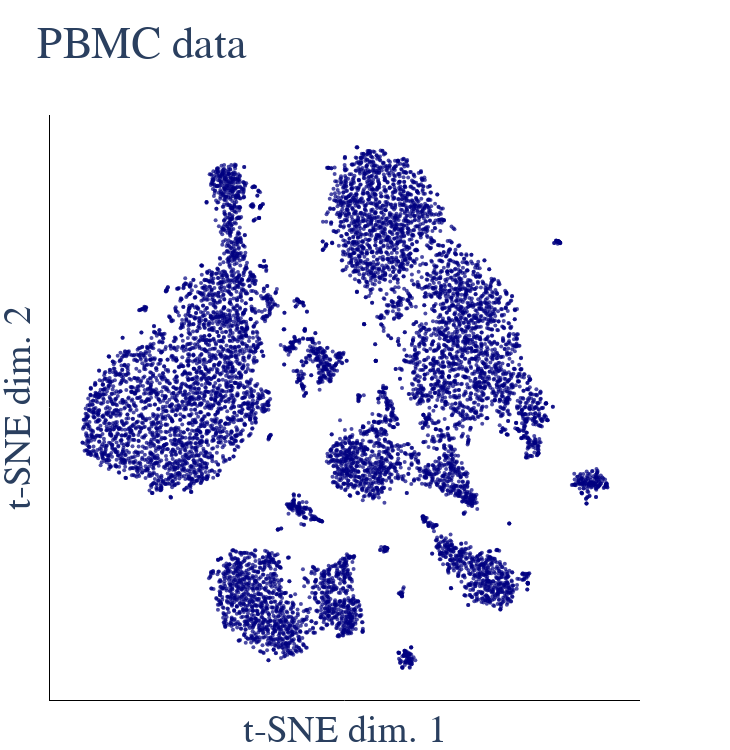

The code cell stored with this chart in its notebook:
### Markdown cell above
## Performing t-SNE on PBMC data

t-SNE can be performed using the `visualize.tsne_plot()` function. This returns both the figure and a pandas `DataFrame` containing the t-SNE scores / coordinates. As you can see from the results, the t-SNE took approx. 24 seconds for this dataset containing 10,681 cells.

### Code cell
import gc

from monet import ExpMatrix
from monet import visualize

expression_file = 'data/v3_human_pbmc_10k_expression.npz'

matrix = ExpMatrix.load_npz(expression_file)

fig, tsne_scores = visualize.tsne_plot(matrix, title='PBMC data')
# by default, tsne_plot() performs PCA with 30 principal components
# this can be changed, e.g. to 50, using tsne_plot(..., num_components=50)

fig.show()

# free up memory
del matrix; gc.collect()

### Figure 1 — Plotly figure (JSON) as saved in the notebook; plotly's stock layout.template omitted (floating-point values rounded to 4 significant figures; data arrays with more than 128 entries replaced by an {"elided": "..."} marker saying what was removed)
{"data": [{"marker": {"color": "navy", "colorbar": {"len": 0.4, "outlinecolor": "black", "outlinewidth": 1, "separatethousands": true, "ticklen": 5, "ticks": "outside", "title": {"side": "right"}}, "colorscale": [[0, "rgb(103,0,31)"], [0.1, "rgb(178,24,43)"], [0.2, "rgb(214,96,77)"], [0.3, "rgb(244,165,130)"], [0.4, "rgb(253,219,199)"], [0.5, "rgb(247,247,247)"], [0.6, "rgb(209,229,240)"], [0.7, "rgb(146,197,222)"], [0.8, "rgb(67,147,195)"], [0.9, "rgb(33,102,172)"], [1, "rgb(5,48,97)"]], "opacity": 0.7, "reversescale": false, "showscale": false, "size": 4}, "mode": "markers", "name": "Cells", "type": "scatter", "x": {"elided": "10681 float values"}, "y": {"elided": "10681 float values"}}], "layout": {"font": {"family": "serif", "size": 32}, "height": 750, "margin": {"b": 50, "l": 50, "r": 90, "t": 115}, "plot_bgcolor": "white", "title": {"text": "PBMC data"}, "width": 730, "xaxis": {"automargin": false, "linecolor": "black", "showline": true, "showticklabels": false, "ticklen": 5, "title": {"text": "t-SNE dim. 1"}}, "yaxis": {"automargin": false, "linecolor": "black", "showline": true, "showticklabels": false, "ticklen": 5, "title": {"text": "t-SNE dim. 2"}}}}
